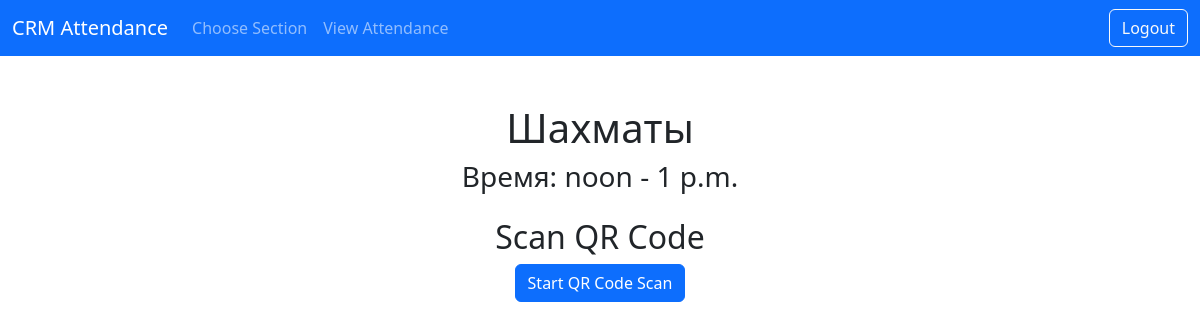
/scan-qr-page/3/ (signed in), run on the app's committed database.
### attendance/models.py (models this page shows, shortened)
class SectionTime(models.Model):
    section = models.ForeignKey(Section, on_delete=models.CASCADE)
    start_time = models.TimeField()
    end_time = models.TimeField()

class Section(models.Model):
    name = models.CharField(max_length=100)
    coach = models.ForeignKey(CustomUser, on_delete=models.SET_NULL, null=True, limit_choices_to={'is_coach': True})

### attendance/views.py (the view)
# urls.py: path('scan-qr-page/<int:section_time_id>/', views.scan_qr_page, name='scan_qr_page'),
@login_required
def scan_qr_page(request, section_time_id):
    section_time = get_object_or_404(SectionTime, id=section_time_id)
    if not StudentSectionTime.objects.filter(student=request.user, section_time=section_time).exists():
        return HttpResponse("Вы не записаны на эту секцию.")
    return render(request, 'attendance/scan_qr_page.html', {
        'section_time': section_time
    })

### attendance/templates/attendance/scan_qr_page.html (shortened to what this page needs)
{% extends 'attendance/base.html' %}
{% block content %}
<div class="container mt-5">
    <h1 class="text-center">{{ section_time.section.name }}</h1>
    <h3 class="text-center">Время: {{ section_time.start_time }} - {{ section_time.end_time }}</h3>
<div class="container mt-4">
  <h2 class="text-center">Scan QR Code</h2>
  <div class="d-flex justify-content-center gap-2">
    <button id="start-scan" class="btn btn-primary">Start QR Code Scan</button>
  </div>
</div>
{% endblock %}

### data on the page
SectionTime: section.name "Шахматы", start_time "noon", end_time "1 p.m."
